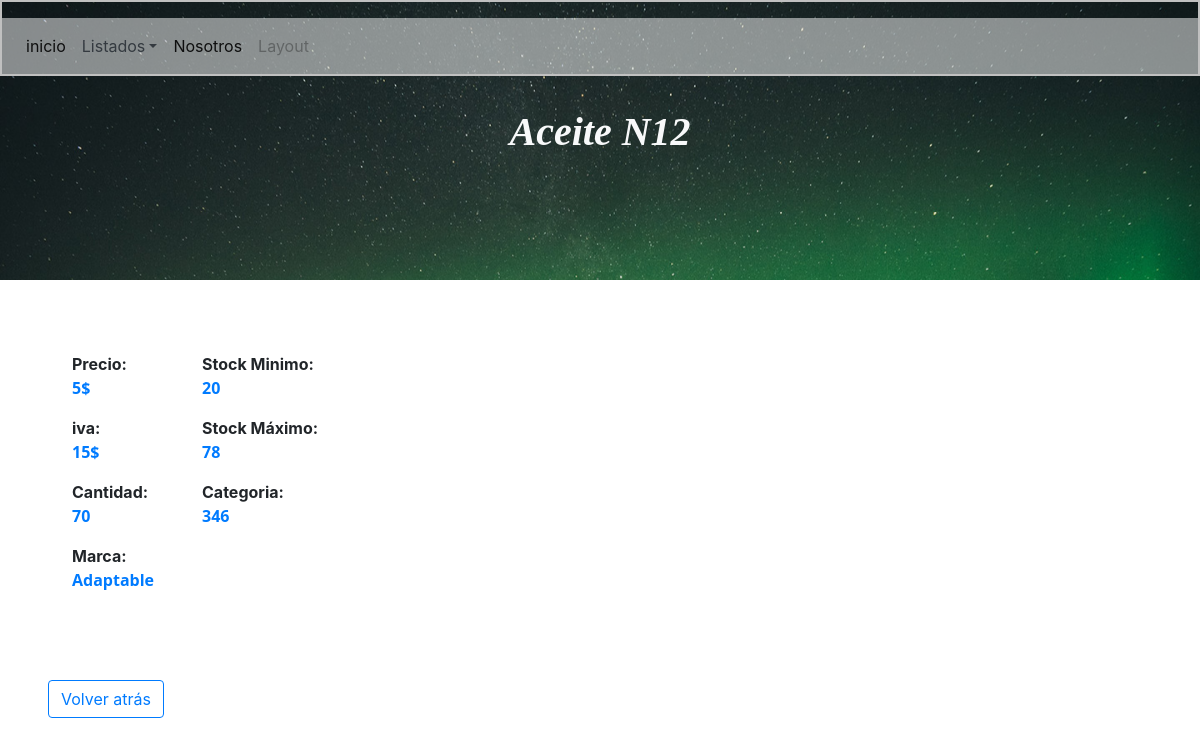
Page /App/Views/crudProd/detalle.php?id=1 on the committed database.
### tables this page shows
CREATE TABLE `producto` (
  `id_Producto` int(8) NOT NULL,
  `idCategoria` int(6) NOT NULL,
  `precioProd` float NOT NULL,
  `iva` int(2) NOT NULL,
  `stockMax` int(20) NOT NULL,
  `stockMin` int(20) NOT NULL,
  `cantProd` int(4) NOT NULL,
  `marca` varchar(30) NOT NULL
);

CREATE TABLE `categoria` (
  `idCategoria` int(6) NOT NULL,
  `nombreProd` varchar(50) NOT NULL,
  `año` year(4) NOT NULL
);

### App/Models/conex.php (called while the page is built)
<?php
class Conex{
	public static function Conection(){
		try{
		$conex = new PDO('mysql:host=localhost;dbname=sistema', "root", "", array(PDO::MYSQL_ATTR_INIT_COMMAND => "SET NAMES utf8"));
		return $conex;
			} catch(Exception $e){
				echo "Error presente en ".$e->getMessage();
		}
	}
}
?>

### App/Views/crudProd/detalle.php (the view, shortened to what this page needs)
<?php
require "../../Models/conex.php";
$id = $_GET['id'];
$cox = new Conex();
$sentencia = $cox->Conection()->prepare('SELECT * FROM producto, categoria WHERE producto.id_Producto = 8 and producto.idCategoria = categoria.idCategoria');
$result = $sentencia->execute([$id]);
$producto = $sentencia->fetch(PDO::FETCH_OBJ);
?>
<!DOCTYPE html>
<html lang="es">
<head>
	<link rel="stylesheet" href="../../../css/bootstrap.min.css">
	<link rel="stylesheet" href="../../../css/style.css">
</head>
<body>
	<header class="header">
		<div class="encabezado">
<nav class="navbar navbar-expand-lg navbar-light mt-3" style="background-color: rgba( 255, 255, 255, .5);
">
  <div class="collapse navbar-collapse" id="navbarSupportedContent">
    <ul class="navbar-nav mr-auto">
      <li class="nav-item active">
        <a class="nav-link" href="../../../index.php">inicio</a>
      </li>
      <li class="nav-item dropdown">
       <a class="nav-link text-dark dropdown-toggle" href="#" id="navbarDropdown" role="button" data-toggle="dropdown" aria-haspopup="true" aria-expanded="false">Listados</a>
      </li>
       <li class="nav-item active">
        <a class="nav-link" href="#">Nosotros</a>
      </li>
      <li class="nav-item">
        <a class="nav-link disabled" href="#" tabindex="-1" aria-disabled="true">Layout</a>
      </li>
    </ul>
  </div>
</nav>
		</div>
<h1 class="text-center text-light font-weight-bold mt-2 font-italic text-capitalize"><?php echo $producto->nombreProd;?></h1>
	</header>
<section class="m-5">
  <ul class="list-unstyled d-flex">
<div class="m-4">
     <li class="font-weight-bold">Precio: <p class="text-primary"><?php echo $producto->precioProd;?>$</p></li>
     <li class="font-weight-bold">iva: <p class="text-primary"><?php echo $producto->iva;?>$</p></li>
     <li class="font-weight-bold">Cantidad: <p class="text-primary"><?php echo $producto->cantProd;?></p></li>
      <li class="font-weight-bold">Marca: <p class="text-primary"><?php echo $producto->marca;?></p></li>
</div>
<div class="m-4">
     <li class="font-weight-bold">Stock Minimo: <p class="text-primary"><?php echo $producto->stockMin;?></p></li>
      <li class="font-weight-bold">Stock Máximo: <p class="text-primary"><?php echo $producto->stockMax;?></p></li>
       <li class="font-weight-bold">Categoria: <p class="text-primary"><?php echo $producto->idCategoria;?></p></li>
      </div>
  </ul>
</section>
<a href="listar.php" class="btn btn-outline-primary ml-5 mb-5">Volver atrás</a>
</body>
</html>

### css/style.css (style rules this page uses)
*, *:before, *:after { box-sizing: inherit; }
h1 { font-family: 'Georgia', 'Times New Roman', serif; }
p { font-family: 'Open sans', sans-serif; }
.header { background-image: url('../img/slide.jpg'); background-size: cover; background-position: center; background-attachment: fixed; height: 35vh; }
.encabezado { margin-bottom: 2rem; margin-top: 0; border: 2px solid silver; }

### rows in the picture
producto: idCategoria.nombreProd "Aceite N12", precioProd "5", iva "15", cantProd "70", marca "Adaptable", stockMin "20", stockMax "78", idCategoria.idCategoria "346"
